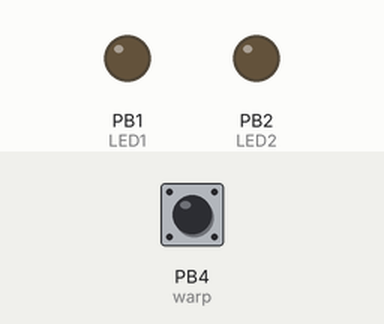
The program below on a simulated ATtiny45, built with avr-gcc and emulated at 1 MHz. Parts: output pins drawn as LEDs (lit = HIGH). Inputs (shaded band) come from the test bench; at power-on: PB4 (warp) HIGH.

Above: at 1.2 s.
1.3 s: PB4 (warp) pulled LOW for 0.15 s
At 2.8 s:
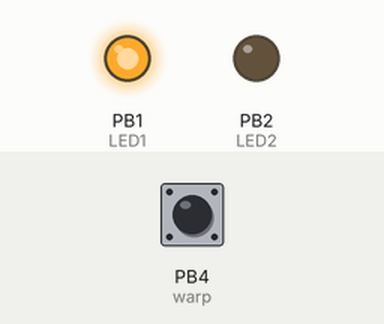
Timing chart, 0 to 42.8 s (numbered marks = the images above; inputs shaded):
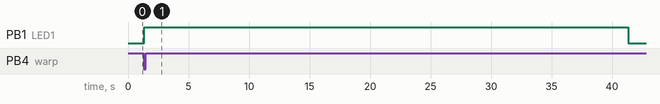

The program:

main.c
```c
#include <avr/io.h>
#include <util/delay.h>
#include <avr/interrupt.h>

//definicja LED1 (do którego pinu pod³¹czony LED1)
#define LED1 (1<<PB1)

//definicja LED2 (do którego pinu pod³¹czony LED2)
#define LED2 (1<<PB2)

#define warp (1<<PB4)
#define warp_on !(PINB & warp)

uint8_t klawisz_on(uint8_t klawisz);
int main(void)
{
	float T1=30;
	int t1=(int)(T1*7.7);
	int mn=8,t2=3,t3=5;
	t2=t2*mn;
	t3=t3*mn;
	//########### I/O ###########
	 DDRB  |= LED1 | LED2;
	 //PORTB |= LED2;
	 DDRB &= ~warp;
	 PORTB |= warp;
	 //##########################
	 while(1){
		 if(klawisz_on(warp))
		 {
			 PORTB |= LED1;
			 for (int i=1; i<=t3;i++)
			 {
				 _delay_ms (1000);
			 }
			 PORTB &= ~LED1;
		 }
	 }

}

uint8_t klawisz_on(uint8_t klawisz)
{
	if  ( !((PINB) & klawisz) ){
				_delay_ms(50);
				if (!((PINB) & klawisz)) return 1;
	}
	return 0;
}
```

Measured:
- after the input at 1.3 s, PB1 (LED1): LOW → HIGH after 0.05 s, → LOW 40.0 s later
